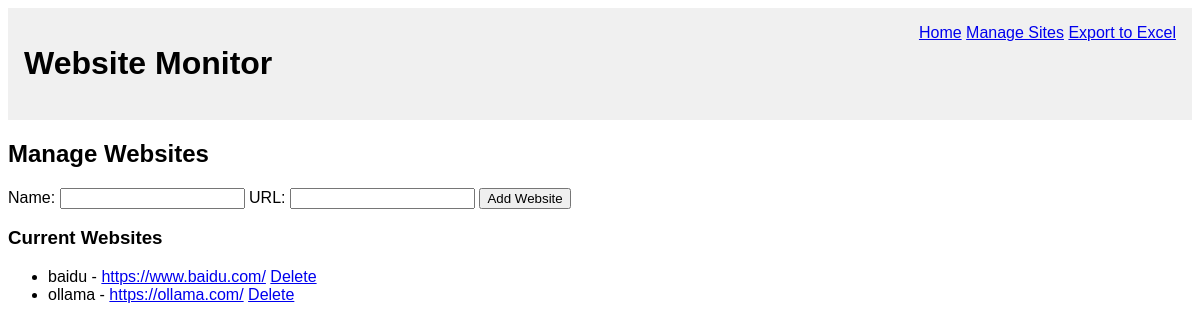
/manage, run on the app's committed database.
### app/models.py (models this page shows)
class Website(db.Model):
    id = db.Column(db.Integer, primary_key=True)
    url = db.Column(db.String(150), nullable=False)
    name = db.Column(db.String(100), nullable=False)
    status = db.Column(db.String(50), nullable=True)
    response_time = db.Column(db.Integer, nullable=True)
    last_checked = db.Column(db.DateTime, nullable=True, default=datetime.utcnow)

### app/routes.py (the view, shortened to what this page needs)
    @app.route('/manage', methods=['GET', 'POST'])
    def manage():
        websites = Website.query.all()
        return render_template('manage.html', websites=websites)

### app/templates/manage.html
{% extends "layout.html" %}
{% block content %}
<h2>Manage Websites</h2>
<form action="{{ url_for('manage') }}" method="POST">
    <label for="name">Name:</label>
    <input type="text" name="name" required>
    <label for="url">URL:</label>
    <input type="url" name="url" required>
    <button type="submit">Add Website</button>
</form>
<h3>Current Websites</h3>
<ul>
    {% for site in websites %}
    <li>{{ site.name }} - <a href="{{ site.url }}">{{ site.url }}</a> <a href="{{ url_for('delete', id=site.id) }}">Delete</a></li>
    {% endfor %}
</ul>
{% endblock %}

### app/static/css/style.css (style rules this page uses)
body { font-family: Arial, sans-serif; }

### data on the page
Website: name "baidu", url "https://www.baidu.com/"
Website: name "ollama", url "https://ollama.com/"
